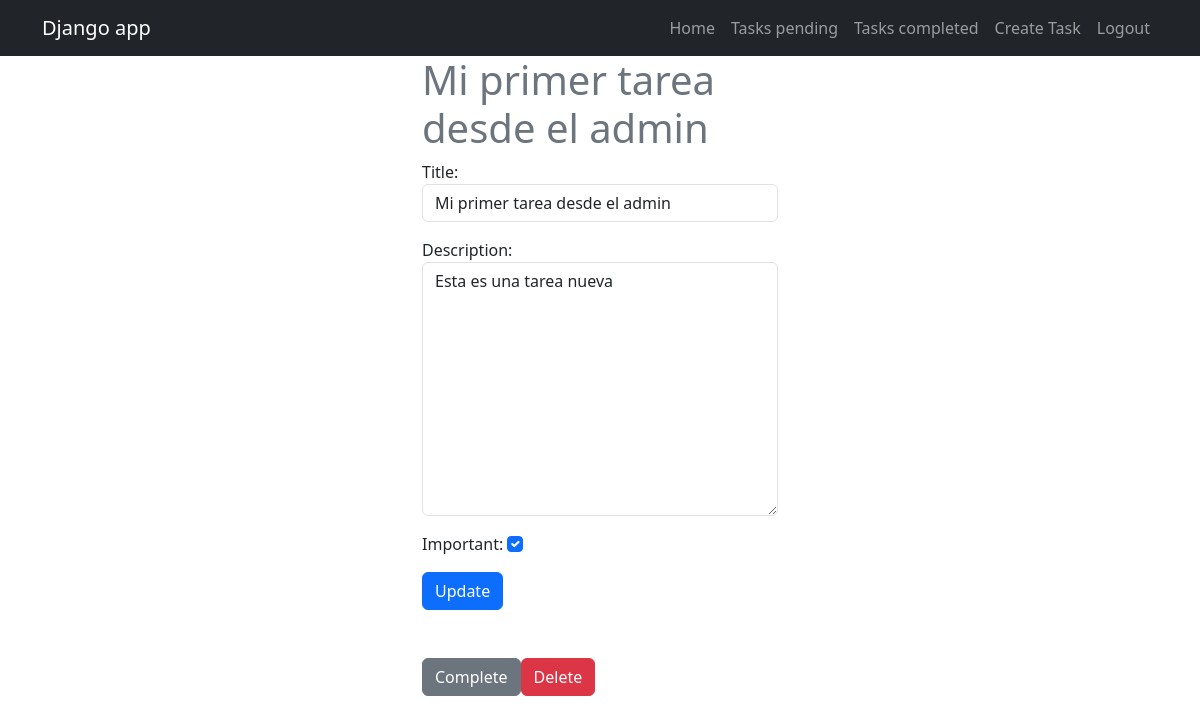
/tasks/1/ (signed in), run on the app's committed database.
### tasks/models.py (models this page shows, shortened)
class Task(models.Model):
    title = models.CharField(max_length=200)
    description = models.TextField(blank=True)
    created = models.DateTimeField(auto_now_add=True)
    dateCompleted = models.DateTimeField(null=True, blank=True)
    important = models.BooleanField(default=False)
    user = models.ForeignKey(User, on_delete=models.CASCADE)

### tasks/views.py (the view, shortened to what this page needs)
# urls.py: path("tasks/<int:taskId>/", views.taskDetail, name="taskDetail"),
@login_required
def taskDetail(request, taskId):
    if request.method == 'GET':
        task = get_object_or_404(Task, pk=taskId, user=request.user) # * pk -> primary key
        form = TaskForm(instance=task)
        return render(request, 'task_detail.html', {
            'task' : task,
            'form' : form,
        })

### tasks/forms.py
class TaskForm(forms.ModelForm):
    class Meta:
        model = Task
        fields = [
            'title',
            'description',
            'important',
        ]
        widgets = {
            'title' : forms.TextInput(attrs={'class' : 'form-control', 'placeholder' : 'Write a title'}),
            'description' : forms.Textarea(attrs={'class' : 'form-control', 'placeholder' : 'Write a description'}),
            'important' : forms.CheckboxInput(attrs={'class' : 'form-check-input'}),
        }

### tasks/templates/task_detail.html (shortened to what this page needs)
{% extends 'base.html' %}
{% block content %}
    <main class="container">
        <div class="row">
            <div class="col-md-4 offset-md-4">
                <h1 class="text-secondary">{{ task.title }}</h1>
                <form method="POST">
                    {{ form.as_p }}
                    <button class="btn btn-primary">
                        Update
                    </button>
                </form>
                <div class="mt-5 d-flex">
                    <form method="POST" action="{% url 'completeTask' task.id %}">
                        <button class="btn btn-secondary">
                            Complete
                        </button>
                    </form>
                    <form method="POST" action="{% url 'deleteTask' task.id %}">
                        <button class="btn btn-danger">
                            Delete
                        </button>
                    </form>
                </div>
            </div>
        </div>
    </main>
{% endblock %}

### data on the page
Task: title "Mi primer tarea desde el admin", description "Esta es una tarea nueva", important "☑"
